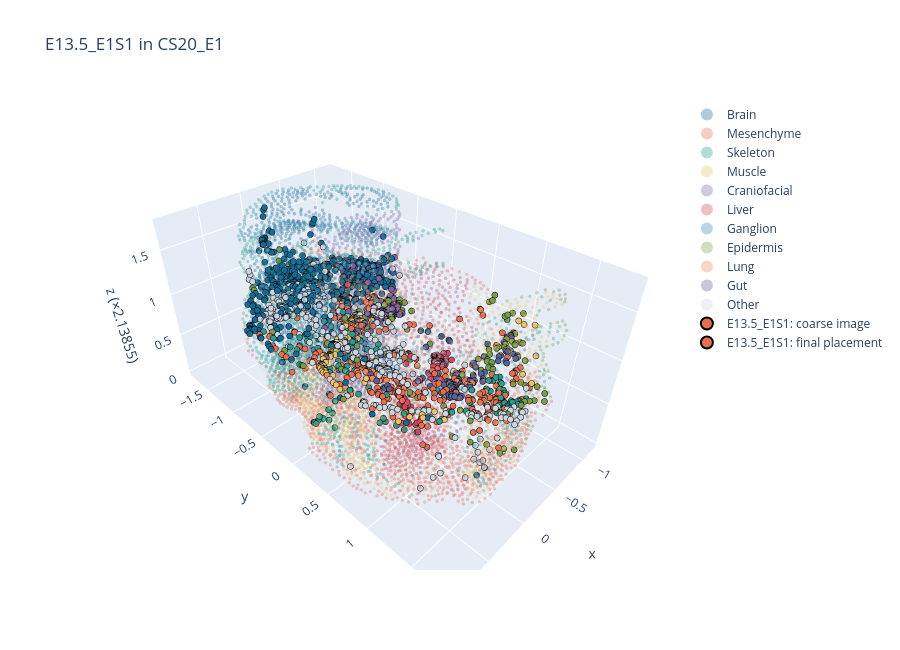
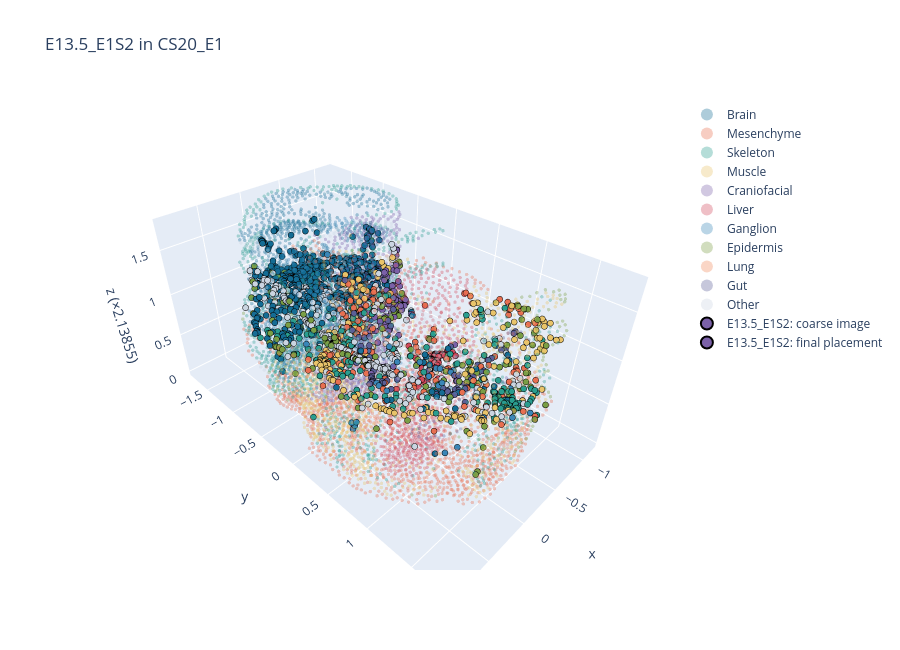
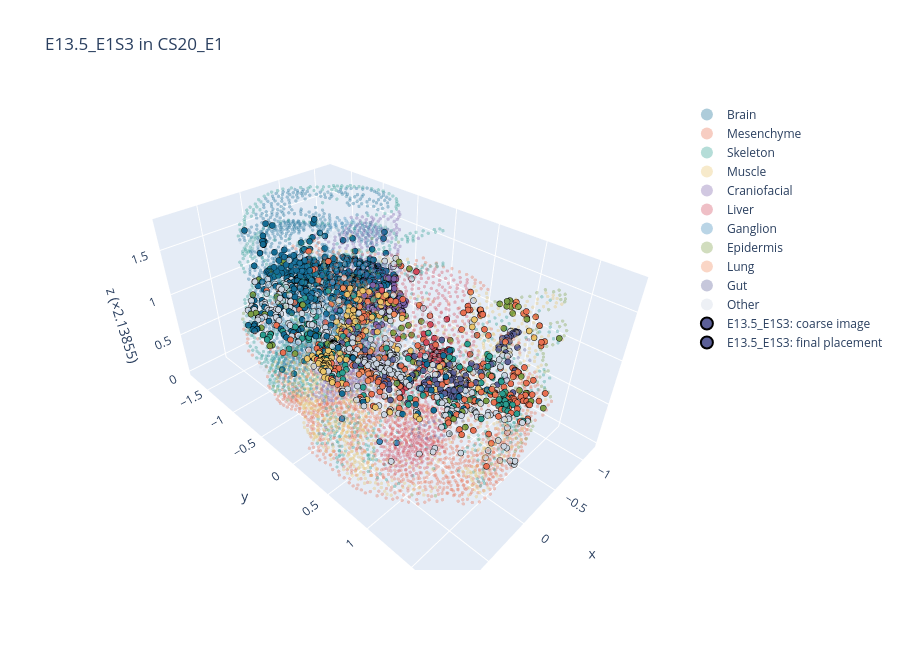
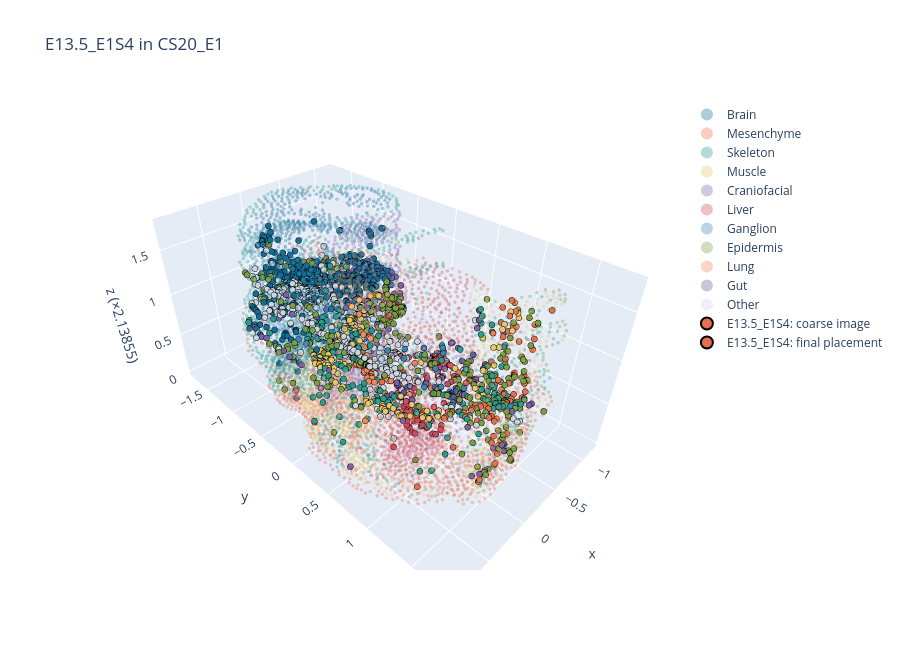

These figures' notebook cell, in order:
### Markdown cell above
## The queries

One block of plots per query:
1. **Plane search**:
   - the objective along z₀ (black), with the real stack sections as red squares and the evaluation scores as dotted lines;
   - the tilt grid at the best z₀;
   - the share of the coarse coupling's mass that lands on each section.
2. **Labels** on the virtual section, the query, and the query after transfer from the stack.
3. **The coupling** between the query and the virtual section.
4. **3D view** of the query in the stack: its coarse barycentric image and its final placement.
5. **Scores** of the 3D placement against the 2D alignments with the laterality partner and with the best real section.

### Code cell
rows, results = [], {}
for s in query_names:
    row, res = place_query(QUERIES[s], ST)
    if row is not None:
        rows.append(row)
        results[s] = res
        np.savez(SAVE_DIR / f"P_{s}_in_{emb_name(STACK_EMB)}_{METHOD}.npz", P=res["P"].astype(np.float32),
                 plane=np.array([res["plane"][k] for k in ("z0", "theta_u", "theta_v")]),
                 virtual_xyz=res["virtual"].xyz, virtual_xy=res["virtual"].xy, query_obs=query_red[s].obs_names.to_numpy(str))
    gc.collect()
